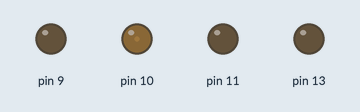
This sketch was run on a simulated Arduino Uno, built with avr-gcc and run on an emulated ATmega328P. Parts: output pins drawn as LEDs (lit = HIGH).

Above: at 0.15 s.
At 4.95 s:
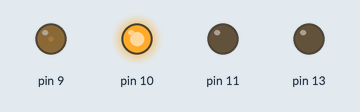
At 10.06 s:
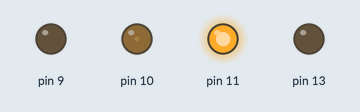
At 19.97 s:
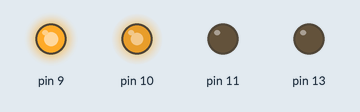
At 29.89 s:
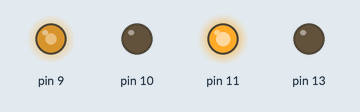
At 39.8 s:
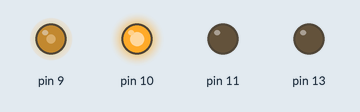
Timing chart, 0 to 40.0 s (numbered marks = the images above):
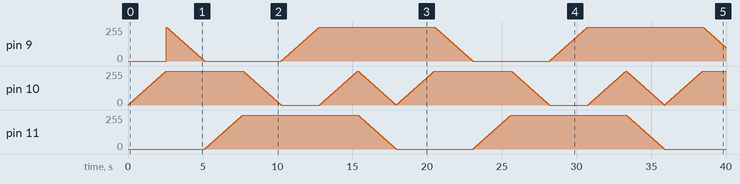

The sketch:

ColorLamp_v1_0.ino
```cpp
//ColorLamp v1.0
  //Created by Matthew Mason,
  //November 2013

/*
Pin Setup:
Analog Pin  | Connected to
     0           not used
     1           not used
     2           not used
     3           not used
     4           not used
     5           not used
Digital Pin | Connected to
     0           not used
     1           not used
     2           not used
     3           not used
     4           not used
     5           not used
     6           not used
     7           not used
     8           not used
     9           Blue lead  \
    10           Green lead  > RGB LED(- lead conn. to GND)
    11           Red lead   /
    12           not used
    13           not used
*/
int red = 0;
int green = 0;
int blue = 0;
int rg = 0;
int wait = 10;
void setup()
  {
  for(int pinNum = 9; pinNum<12; pinNum++)
    {
    pinMode(pinNum,OUTPUT);
    digitalWrite(pinNum, LOW);
    }
  pinMode(13,OUTPUT);
  digitalWrite(13, LOW);
  }
void loop()
  {
  for(green = 0; green<=255; green++)
    {
    analogWrite(10, green);
    delay(wait);
    }
  for(blue = 255; blue>=0; blue--)
    {
    analogWrite(9, blue);
    delay(wait);
    }
  for(red = 0; red<=255; red++)
    {
    analogWrite(11, red);
    delay(wait);
    }
  for(green = 255; green>=0; green--)
    {
    analogWrite(10, green);
    delay(wait);
    }
  for(blue = 0; blue<=255; blue++)
    {
    analogWrite(9, blue);
    delay(wait);
    }
  for(green = 0; green<=255; green++)
    {
    analogWrite(10, green);
    delay(wait);
    }
  for(rg = 255; rg>=0; rg--)
    {
    analogWrite(10, rg);
    analogWrite(11, rg);
    delay(wait);
    }
  }
```
